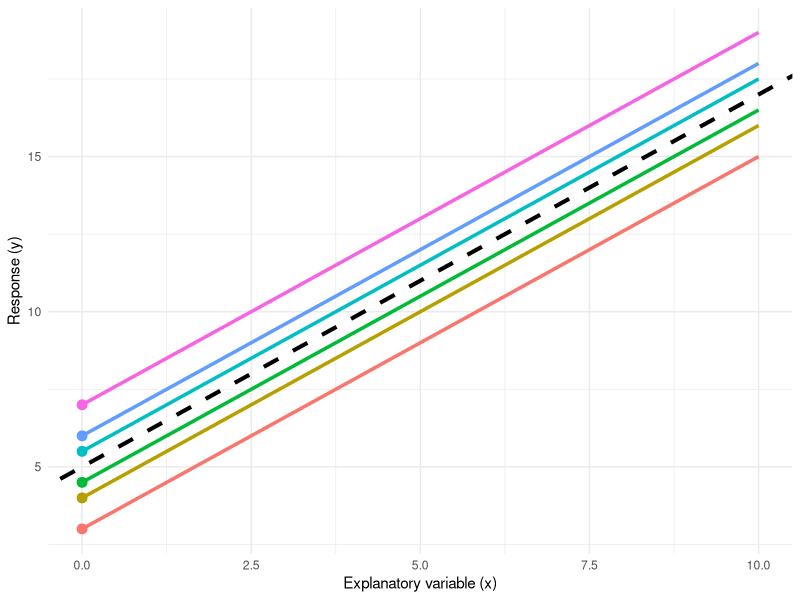

Source code (R):
## ---- chunk 1
#| echo: false
#| message: false
#| warning: false

library(ggplot2)
library(dplyr)
library(tidyr)
## ---- chunk 2
#| echo: false
#| fig-align: center

# population parameters
beta0 <- 5
beta1 <- 1.2

# group intercepts around the population intercept
groups <- tibble(
  group = factor(1:6),
  alpha = beta0 + c(-2, -1, -0.5, 0.5, 1, 2)
)

# x grid
x <- seq(0, 10, length.out = 100)

# create regression lines
dat <- groups %>%
  crossing(x = x) %>%
  mutate(y = alpha + beta1 * x)

# plot
ggplot(dat, aes(x, y, color = group)) +
  geom_line(linewidth = 1.2) +
  
  # population regression
  geom_abline(
    intercept = beta0,
    slope = beta1,
    linetype = "dashed",
    linewidth = 1.4,
    color = "black"
  ) +
  
  # group intercepts on y-axis
  geom_point(
    data = groups,
    aes(x = 0, y = alpha),
    size = 3,
    show.legend = FALSE
  ) +
  
  labs(
    x = "Explanatory variable (x)",
    y = "Response (y)",
  ) +
  
  theme_minimal() +
  theme(legend.position = "none")
